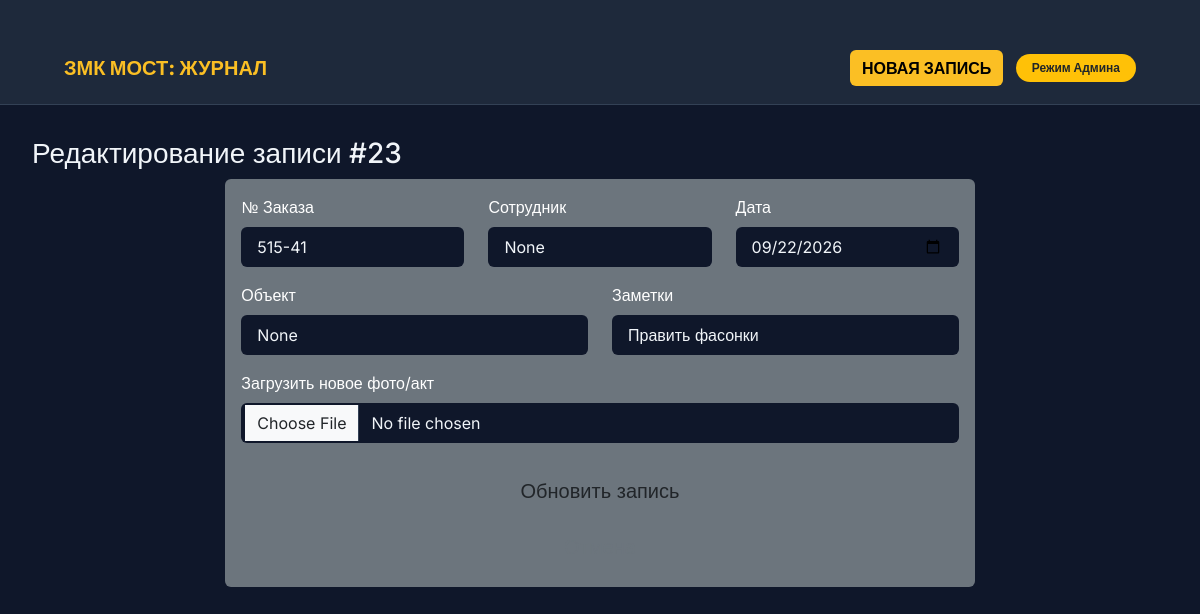
Page /edit/23?admin=true on the committed database.
### tables this page shows
CREATE TABLE journal (
                id INTEGER PRIMARY KEY AUTOINCREMENT,
                order_num TEXT NOT NULL,
                employee TEXT,
                scan_date TEXT,
                object_name TEXT,
                notes TEXT,
                file_path TEXT,
                is_deleted INTEGER DEFAULT 0,
                deleted_at TEXT
            , cloud_code TEXT, cloud_note TEXT, cloud_by TEXT, cloud_at TEXT, analysis_code TEXT, analysis_note TEXT, analysis_by TEXT, analysis_at TEXT, e57_code TEXT, e57_note TEXT, e57_by TEXT, e57_at TEXT);

### app.py (the view, shortened to what this page needs)
@app.route('/edit/<int:id>', methods=('GET', 'POST'))
def edit(id):
    is_admin = request.args.get('admin') == 'true'
    if not is_admin:
        return "Доступ запрещен.", 403
    conn = get_db_connection()
    try:
        row = conn.execute('SELECT * FROM journal WHERE id = ?', (id,)).fetchone()
        if row is None:
            return "Запись не найдена", 404
        return render_template('edit.html', data=row, is_admin=True)
    except Exception as e:
        conn.rollback()
        print(f"Error editing record: {e}")
        return "Произошла ошибка при редактировании", 500
    finally:
        conn.close()

### app.py (called while the page is built)
def get_db_connection():
    conn = sqlite3.connect(DB_NAME, timeout=10)
    conn.row_factory = sqlite3.Row
    return conn

### templates/edit.html (shortened to what this page needs)
{% extends "base.html" %}
{% block content %}
    <div class="header-card">
        <h3>Редактирование записи #{{ data.id }}</h3>
    </div>
    <div class="row justify-content-center">
        <div class="col-lg-8">
            <div class="card bg-secondary text-white border-0">
                <div class="card-body">
                    <form method="post" enctype="multipart/form-data">
                        <div class="row">
                            <div class="col-md-4 mb-3">
                                <label class="form-label">№ Заказа</label>
                                <input type="text" name="order_num" class="form-control bg-dark border-0 text-white" value="{{ data.order_num }}" required>
                            </div>
                            <div class="col-md-4 mb-3">
                                <label class="form-label">Сотрудник</label>
                                <input type="text" name="employee" class="form-control bg-dark border-0 text-white" value="{{ data.employee }}" required>
                            </div>
                            <div class="col-md-4 mb-3">
                                <label class="form-label">Дата</label>
                                <input type="date" name="scan_date" class="form-control bg-dark border-0 text-white" value="{{ data.scan_date }}" required>
                            </div>
                        </div>
                        <div class="row">
                            <div class="col-md-6 mb-3">
                                <label class="form-label">Объект</label>
                                <input type="text" name="object_name" class="form-control bg-dark border-0 text-white" value="{{ data.object_name }}" required>
                            </div>
                            <div class="col-md-6 mb-3">
                                <label class="form-label">Заметки</label>
                                <input type="text" name="notes" class="form-control bg-dark border-0 text-white" value="{{ data.notes }}">
                            </div>
                        </div>
                        <div class="mb-4">
                            <label class="form-label">Загрузить новое фото/акт</label>
                            <input type="file" name="file" class="form-control bg-dark border-0 text-white" accept="image/*,.pdf">
                        </div>
                        <button type="submit" class="btn btn-zmkm-warning btn-lg w-100">Обновить запись</button>
                        <a href="/" class="btn btn-outline-secondary btn-lg w-100 mt-2">Отмена</a>
                    </form>
                </div>
            </div>
        </div>
    </div>
{% endblock %}

### templates/base.html (style rules this page uses)
body { background-color: #0f172a !important; color: #f1f5f9 !important; font-family: 'Inter', sans-serif !important; min-height: 100vh; margin: 0; }
.search-box, .form-control { background-color: #0f172a !important; border-color: #334155 !important; color: #f1f5f9 !important; padding: 0.5rem 1rem !important; }

### rows in the picture
journal: id "23", order_num "515-41", scan_date "09/22/2026", notes "Править фасонки"
